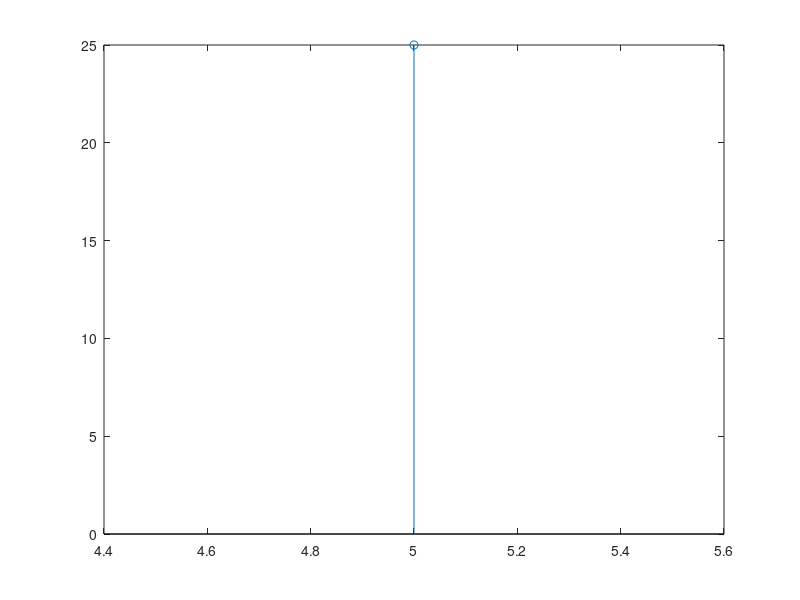

The MATLAB source for this figure:
clc;
clear all;
%CROSS CORRELATION:
x=input('enter samples of x');
h=input('enter samples of h');
xlen=length(x);
hlen=length(h);
for i=1:xlen;
    for j=1:xlen;
        y(i,i+j-1)=x(i)*h(hlen-j+1);
    end
end
z=sum(y);
disp('output');z
disp('output sequence');y
stem(x,y);

